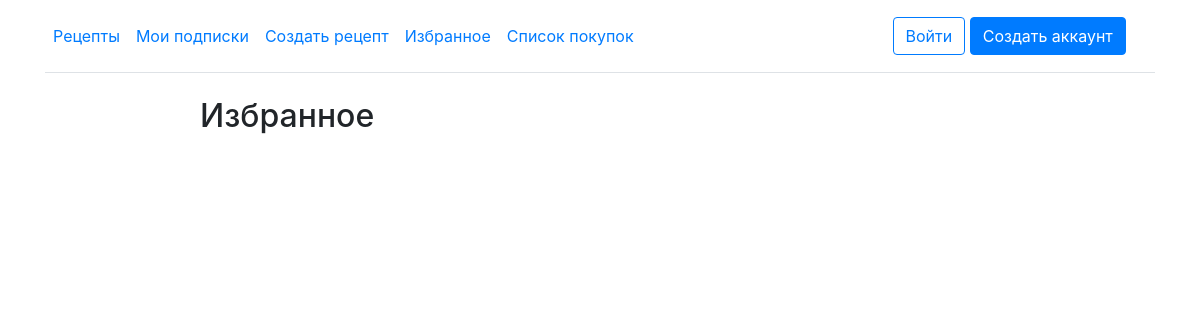
Page /favorites/ on the earlier database version.
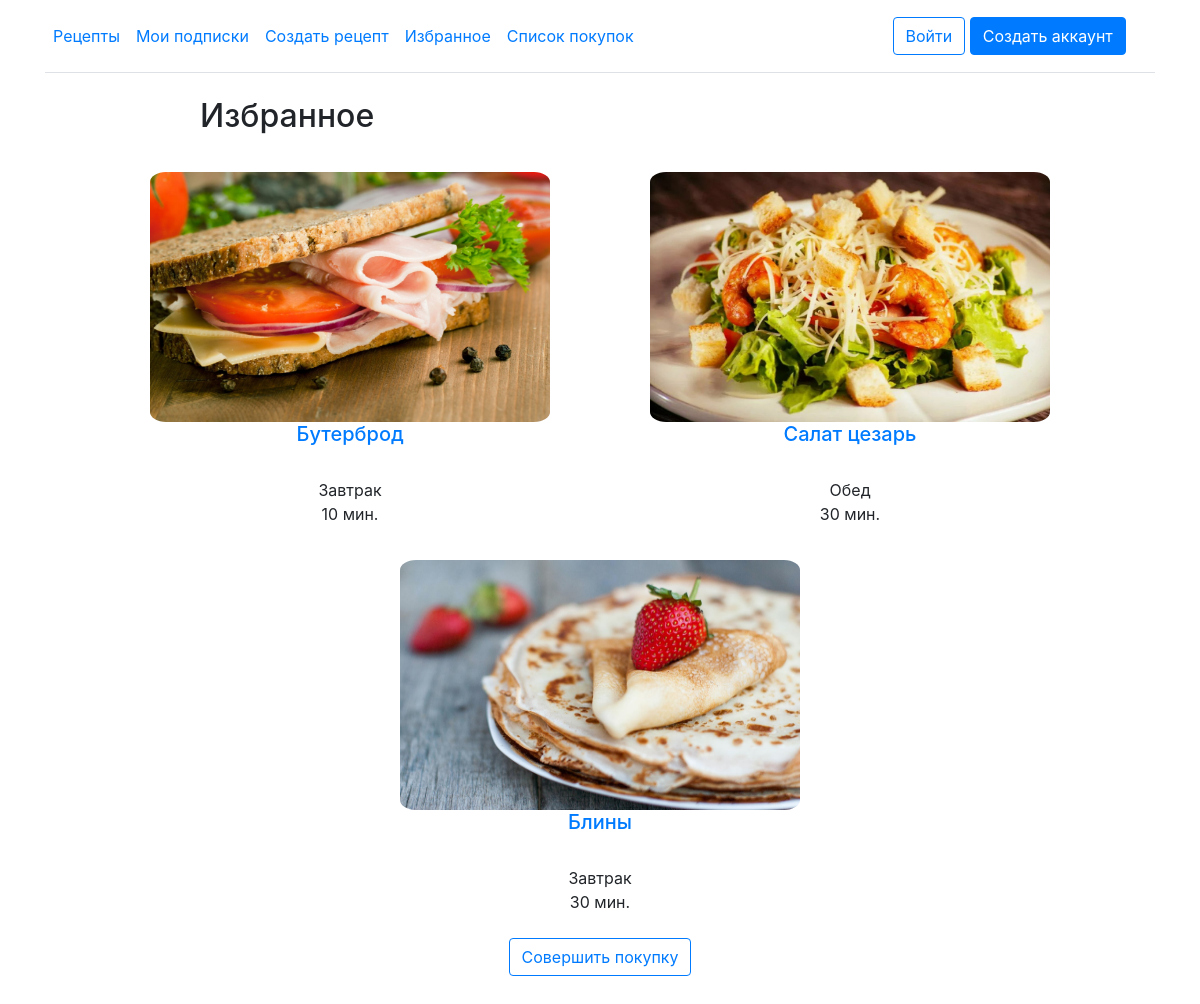
Same page on the later database version.
### app/models.py (models this page shows, shortened)
class Receipt(models.Model):
    name = models.CharField(max_length=30)
    type = models.ForeignKey(Type, on_delete=models.SET_NULL, null=True, default='Ужин')
    cooking_time = models.CharField(max_length=30, default='30')
    img = models.ImageField(upload_to='images/', default='images/1.jpg') #
    instruction = models.TextField(default='Пока не добавлено')
    favorite = models.BooleanField(default=False)
    purchased = models.BooleanField(default=False)
    class Meta:
        verbose_name_plural = 'Receipts'

class Type(models.Model):
    name = models.CharField(max_length=30)
    def __str__(self):
        return self.name

### app/views.py (the view)
# urls.py: path('favorites/', favorites, name='favorites'),
def favorites(request):
    context = {'favorites_receipts': Receipt.objects.all().filter(favorite=True)}
    return render(request, 'favorites.html', context=context)

### app/templates/favorites.html (shortened to what this page needs)
{% extends 'base.html' %}
{% block content %}
<div class="main_block">
    <div class="title"><h2>Избранное</h2></div><br>
    <div class="receipts">
      <div class="flex-container">
        {% for receipt in favorites_receipts %}
        <a href="{% url 'item' receipt.id %}">
          <div class="flex-item"><img class="food" src="{{receipt.img.url}}" width="400" height="250">
            <h5>{{receipt.name}}</h5><br>
          </a>
            {{ receipt.type }}<br>
            {{receipt.cooking_time}} мин.<br>
            <br>
            {% if receipt.purchased %}
            {% else %}
            <a href="{% url 'checkout' receipt.id %}" class="w-70 btn btn btn-outline-primary">Совершить покупку</a>
            <br>
            <br>
            <br>
            {% endif %}
          </div>
        {% endfor %}
      </div>
    </div>
</div>
{% endblock %}

Differences in the rows shown:
now on this page (row edited): Receipt: img (picture), name "Бутерброд", type "Завтрак", cooking_time "10"
added Receipt: img (picture), name "Салат цезарь", type "Обед", cooking_time "30"
added Receipt: img (picture), name "Блины", type "Завтрак", cooking_time "30", purchased "Совершить покупку"
